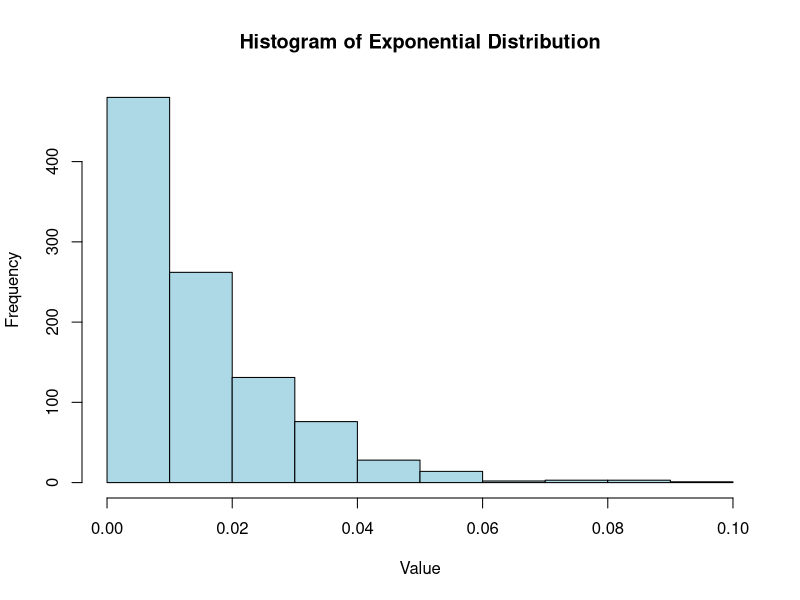
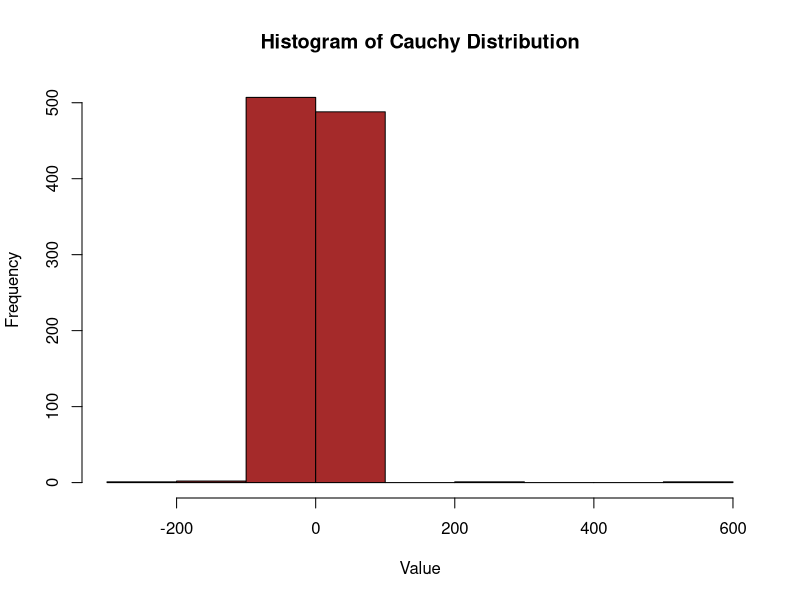
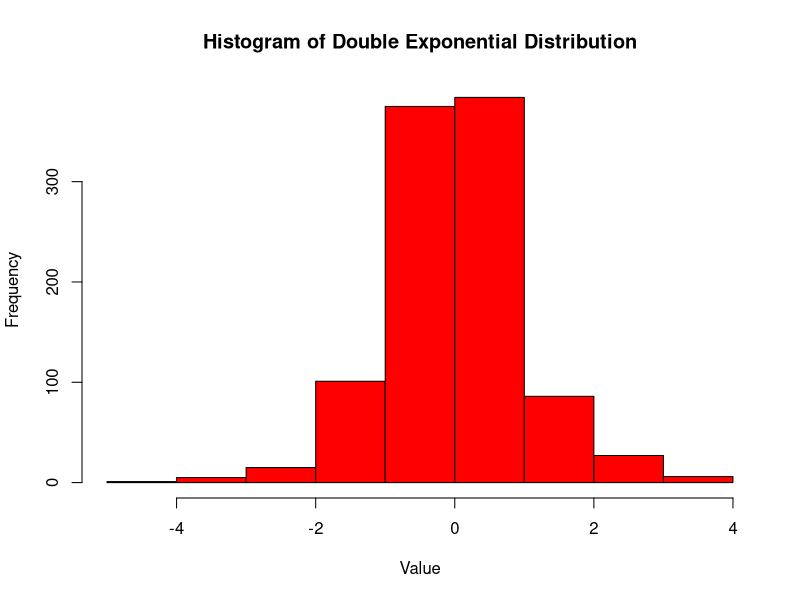
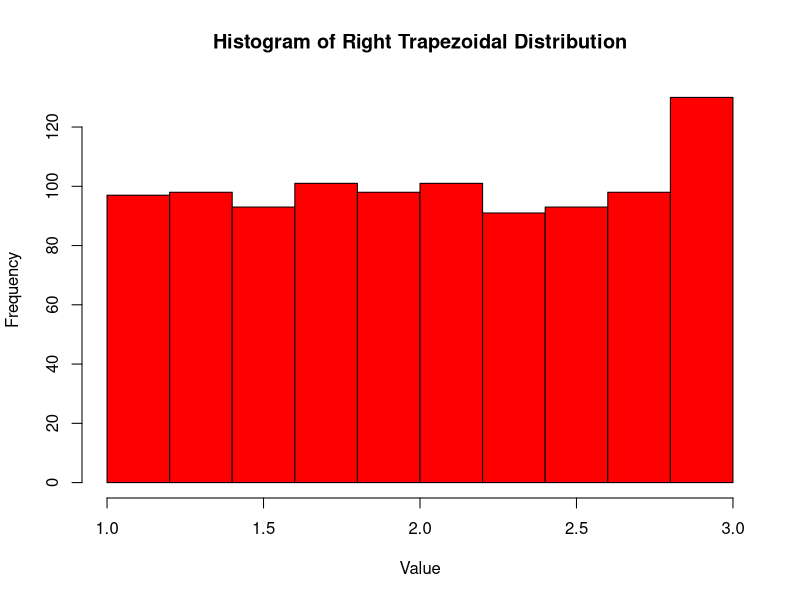
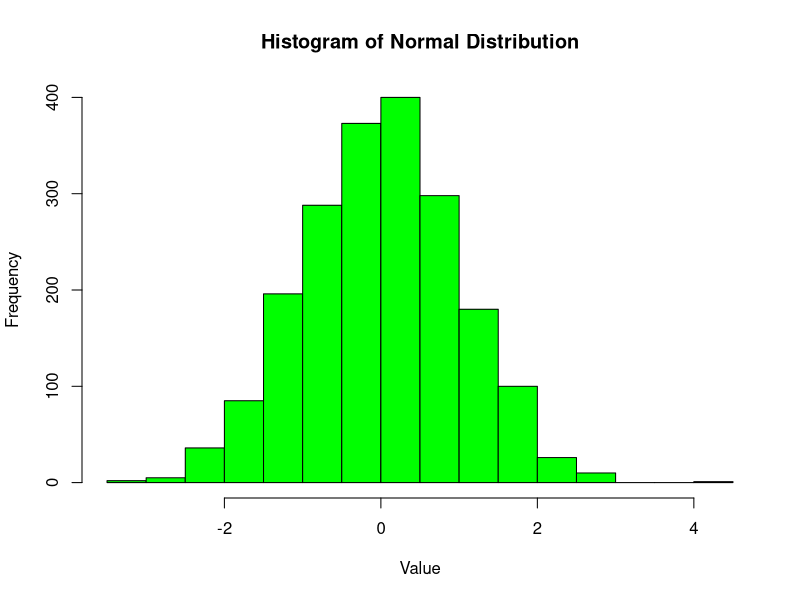

The R source for these figures, in order:
## Estimation of the value of pi:
BIG_NUM <- 1000
generate_rand_value <- function (num, lo, hi) {
  set.seed(67)
  U<-runif(num, lo, hi)
  return(U)
}

X <-generate_rand_value(BIG_NUM, -1, 1)
Y <-generate_rand_value(BIG_NUM, -1, 1)

count<-0

for(x in X){
  for(y in Y){
    if(x^2 + y^2<=1){
      count <- count + 1
    }
  }
}
pi_val <- 4*(count/(BIG_NUM*BIG_NUM))

# Approximately the value P(X^2 + Y^2 <=1) = pi/4, so we need to multiply the value by 4 inroder to estimate the value of pi
sprintf("The estimated value of pi is: %f", pi_val)


## Solution to assignment problems:
# a) Usage of Probability Integral Transform to generate a random sample from exponential distribution
sigma <- 67
theta <- 0

# Now we shall calculate the value of the given distribution
get_rand_exp_dist <- function (num){
  x <- runif(num)
  h <- theta + (-1/sigma)*log(1-x)
  return(h)
}

# Now we visualise the exponential distribution:
X <- get_rand_exp_dist(1000)
hist(X, main = "Histogram of Exponential Distribution", xlab = "Value", ylab = "Frequency", col = "lightblue", border = "black")

# First we generate the intervals and k = 8 (let's say)
lambda <- 1000/sum(X)
k<-152
intervals <- numeric(0)
prob<-1/k
E <- rep(1000*prob, k)

for(i in 0:(k-1)){
  intervals<-append(intervals, (-1/lambda)*log(1-i*prob))  
}

# Now we shall proceed to obtain the observed frequencies
get_observed_freq <- function (X, ints) {
  freqs <-numeric(0)
  for(i in 2 : length(ints)){
    freqs<-append(freqs, sum(X >= ints[i-1] & X< ints[i]))
  }
  freqs<-append(freqs, length(X)-sum(freqs))
  return(freqs)
}

O <- get_observed_freq(X, intervals)
W <- sum(((O-E)^2)/E)
criticial_value <- qchisq(0.95, k-1)
if(W > criticial_value){
  print("The given distribution doesnt follow Exponential Distribution")
} else {
  print("The given distribution follows Exponential Distribution")
}


# b)  Usage of Probability Integral Transform to generate a random sample from Cauchy Distribution
sig <- 0.67

get_cauchy_dist <- function(num) {
  x <- runif(num)
  h <- sig*tan(pi*(x-0.5))
  return(h)
}

X <- get_cauchy_dist(1000)
hist(X, main = "Histogram of Cauchy Distribution", xlab = "Value", ylab = "Frequency", col = "brown", border = "black")

k<-164
intervals <- numeric(0)
prob<-1/k
E <- rep(1000*prob, k)

for(i in 0:(k-1)){
  intervals<-append(intervals, sig*tan(pi*((i*prob)-0.5)))  
}

O <- get_observed_freq(X, intervals)
W <- sum(((O-E)^2)/E)
criticial_value <- qchisq(0.95, k-1)

if(W > criticial_value){
  print("The given distribution doesnt follow Cauchy Distribution")
} else {
  print("The given distribution follows Cauchy Distribution")
}

# c)  Usage of Probability Integral Transform to generate a random sample from Double Exponential Distribution
mu <- 0
beta <- 0.67
get_dde_dist <- function(num) {
  x <- runif(num, 0, 1)
  h <- mu - beta * sign(x - 0.5) * log(1 - 2 * abs(x - 0.5))
  return(h)
}

X <- get_dde_dist(1000)
hist(X, main = "Histogram of Double Exponential Distribution", xlab = "Value", ylab = "Frequency", col = "red", border = "black")

k<-157
intervals <- numeric(0)
prob<-1/k
E <- rep(1000*prob, k)

for(i in 0:(k-1)){
  intervals<-append(intervals, - beta * sign(prob*i - 0.5) * log(1 - 2 * abs(prob*i - 0.5)))  
}

O <- get_observed_freq(X, intervals)
W <- sum(((O-E)^2)/E)
criticial_value <- qchisq(0.95, k-1)

if(W > criticial_value){
  print("The given distribution doesnt follow Double Exponential Distribution")
} else {
  print("The given distribution follows Double Exponential Distribution")
}

# d)  Usage of Probability Integral Transform to generate a random sample from Right Trapezoidal Distribution
generate_rtz_dist <- function (num, lo, loin, lomax, hi) {
  x <- runif(num)
  h <- numeric(0)
  val <- (lomax - lo) / (hi - lo)
  
  for (i in 1:num) {
    if (x[i]<val) {
      h <- append(h, lo + sqrt(x[i] * (loin - lo) * (lomax - lo)))
    } else {
      h <- append(h, lomax + (x[i] - (lomax - lo) / (hi- lo)) * (hi - lomax))
    }
  }
  return(h)
}

lo = 1
loin=1
lomax=1
hi=3

X <- generate_rtz_dist(1000, lo,loin,lomax,hi)
hist(X, main = "Histogram of Right Trapezoidal Distribution", xlab = "Value", col = "red", border = "black")

k<-157
intervals <- numeric(0)
prob<-1/k
E <- rep(1000*prob, k)
val <- (lomax - lo) / (hi - lo)

for(i in 0:(k-1)){
  value <- i*prob
  if (value<val) {
    intervals <- append(intervals, lo + sqrt(value * (loin - lo) * (lomax - lo)))
  } else {
    intervals <- append(intervals, lomax + (value - (lomax - lo) / (hi- lo)) * (hi - lomax))
  }
}

O <- get_observed_freq(X, intervals)
W <- sum(((O-E)^2)/E)
criticial_value <- qchisq(0.95, k-1)

if(W > criticial_value){
  print("The given distribution doesnt follow Trapezoidal Distribution")
} else {
  print("The given distribution follows Trapezoidal Distribution")
}
# # e)  Usage of Probability Integral Transform to generate a random sample from Cauchy Distribution
generate_std_normie <- function(num) {
  x1 <- runif(num, 0, 1)
  x2 <- runif(num, 0, 1)
  
  z1 <- sqrt(-2 * log(x1)) * cos(2 * pi * x2)
  z2 <- sqrt(-2 * log(x1)) * sin(2 * pi * x2)
  
  return(cbind(z1, z2))
}

generate_normal <- function(num, mean, stdev) {
  z <- generate_std_normie(num)
  x <- mean + stdev*z
  return(x)
}

mean <- 0
stdev <- 1
num<-1000

X <- generate_normal(1000, mean=0, stdev=1)
hist(X, main = "Histogram of Normal Distribution", xlab = "Value", col = "green", border = "black")

brs <- seq(-4, 4, by = 1)
O <- table(cut(X, breaks = brs, include.lowest = TRUE))

E <- diff(pnorm(brs))
W <- sum((O - E * length(X))^2 / (E * length(X)))
k <- length(brs)
critical_value <- qchisq(0.95, k-1)

if (W > critical_value) {
  print("The sample doesnt follow a standard normal distribution")
} else {
  print("The sample follows a standard normal distribution.")
}

# k<-8
# intervals <- numeric(0)
# prob<-1/k
# E <- rep(100*prob, k)
# E
# for(i in 1:(k-1)){
#   intervals<-append(intervals, i*prob)
# }
# 
# intervals <- sqrt(-2 * log(intervals)) * cos(2 * pi * intervals)
# 
# O <- get_observed_freq(X, intervals)
# W <- sum(((O-E)^2)/E)
# criticial_value <- qchisq(0.95, 7)
# 
# if(W > criticial_value){
#   print("The given distribution doesnt follow Normal Distribution")
# } else {
#   print("The given distribution follows Normal Distribution")
# }

#  f)  Usage of Probability Integral Transform to generate a random sample from Cauchy Distribution
# generate_gamma_dist <- function(num, s, r) {
#   x <- runif(num)
#   
#   generate_gamma_inv <- function(x, s, r) {
#     gamma_inc <- function(s, a) {
#       integrate(function(q) q^(a-1) * exp(-q), lower = 0, upper = s)$value
#     }
#     
#     uniroot(function(x) gamma_inc(x, s) / gamma_inc(r, s) - x, interval = c(0, 100))$root
#   }
# 
#   h <- sapply(x, function(x_i) generate_gamma_inv (x_i, s, r))
#   return(h)
# }
# 
# s <- 2
# r <- 1
# num <- 100
# 
# X <- generate_gamma_dist(n, s, r)
# 
# hist(X, main = "Histogram of Normal Distribution", xlab = "Value", col = "green", border = "black")

num <- 1000
sh <- 2
sc <- 1

generate_sample <- rgamma(num, shape = sh, scale = sc)
E <- pgamma(sort(generate_sample), shape = sh, scale = sc)
O <- pnorm(sort(generate_sample))

W <- sum((O - E)^2 / E)
k <- num
get_sharp_value <- 1 - pchisq(W, df = (k-1))

if (get_sharp_value >= 0.05) {
  print("This distribution doesnt follow Gamma Distribution")
} else {
  print("This distribution follows Gamma Distribution")
}